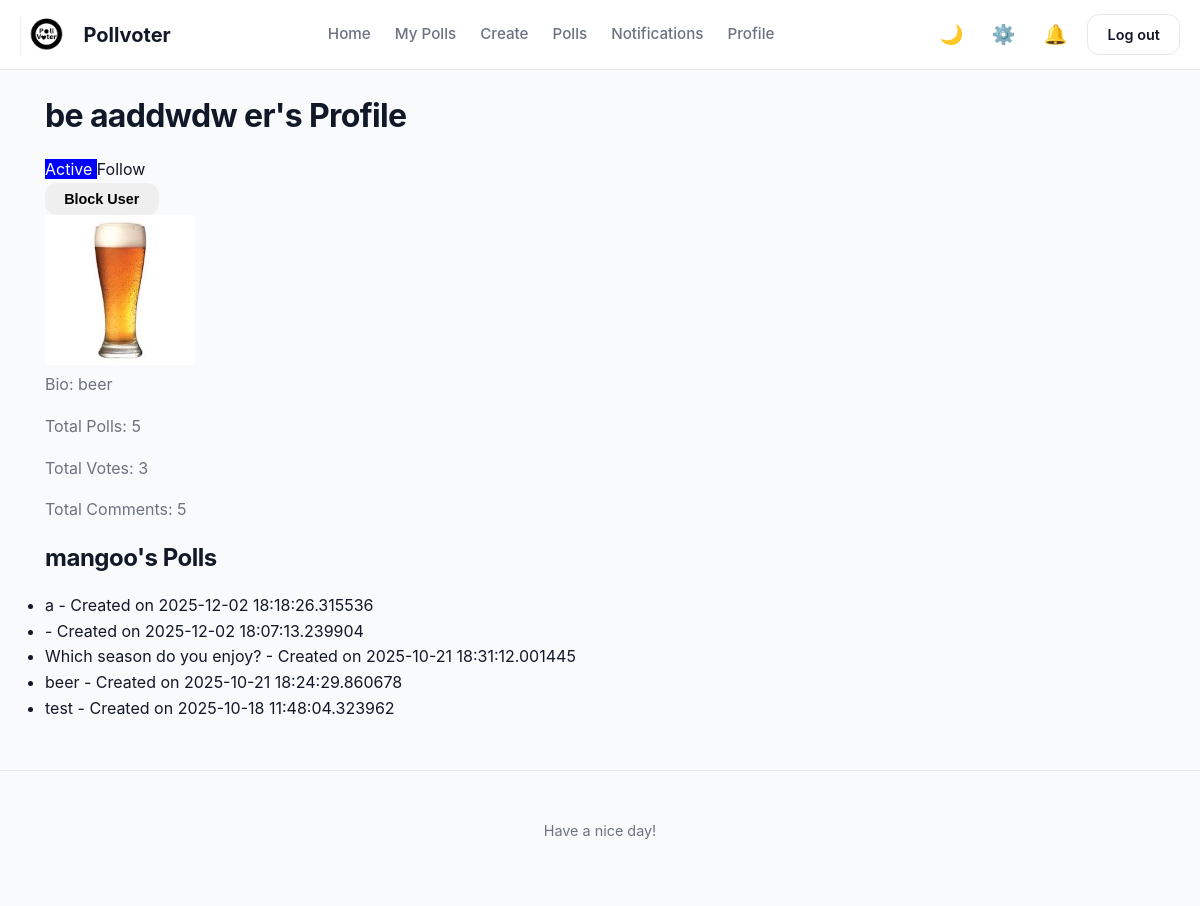
The page /user/mangoo (signed in) on the database its author committed.
### app/models.py (models this page shows, shortened)
class User(UserMixin, db.Model):
    __tablename__ = "user"
    id = Column(Integer, primary_key=True)
    username = Column(String(20), unique=True, nullable = False)
    created_at = Column(DateTime, default=datetime.now)
    full_name = Column(String(20))
    bio = Column(String(100))
    pfp = Column(Text)
    password_hash = Column(Text)
    is_admin = Column(Boolean, default = False)
    polls = relationship("Poll", back_populates="author")
    votes = relationship("Vote", back_populates="user")
    comments = relationship("Comment", back_populates="author")
    def getpfp(self):
        if self.pfp:
            return f"/static/uploads/pfp/{self.pfp}"
        else:
            return f"/static/uploads/pfp/default.jpg"
    blocked = relationship(
        "User", secondary=blocklist,
        primaryjoin=(blocklist.c.blocker_id == id),
        secondaryjoin=(blocklist.c.blocked_id == id),
        backref=db.backref("blocked_by", lazy="dynamic"),
        lazy="dynamic"
    )
    followed = relationship(
        "User", secondary=followers,
        primaryjoin=(followers.c.follower_id == id),
        secondaryjoin=(followers.c.followed_id == id),
        backref=db.backref("followers", lazy="dynamic"),
        lazy="dynamic"
    )
    def is_following(self, user):
        return self.followed.filter(followers.c.followed_id == user.id).count() > 0
    def is_blocking(self, user):
        return self.blocked.filter(blocklist.c.blocked_id == user.id).count() > 0
    def get_rank(self):
        poll_count = Poll.query.filter_by(user_id=self.id).count()
        vote_count = Vote.query.filter_by(user_id=self.id).count()
        comment_count = Comment.query.filter_by(user_id=self.id).count()
        total_score = poll_count + vote_count + comment_count
        if total_score < 5:
            return "Newbie"
        elif total_score < 20:
            return "Active"
        elif total_score < 50:
            return "Expert"
        else:
            return "Divine"
    def get_rank_color(self):
        rank = self.get_rank()
        if rank == "Newbie": return "gray"
        if rank == "Active": return "blue"
        if rank == "Expert": return "purple"
        if rank == "Divine": return "gold"
        return "black"

class Poll(db.Model):
    __tablename__ = "poll"
    id = Column(Integer, primary_key=True)
    title = Column(Text, nullable=False)
    description = Column(String(120))
    created_at = Column(DateTime, default=datetime.now)
    user_id = Column(Integer, ForeignKey("user.id"), nullable=False)
    author = relationship("User", back_populates="polls")
    comments = relationship("Comment", back_populates="poll", cascade="all, delete-orphan")
    options = relationship("PollOption", back_populates="poll", cascade="all, delete-orphan")
    votes = relationship("Vote", back_populates="poll", cascade="all, delete-orphan")

### app/routes.py (the view)
@main.route('/user/<username>')
def user_profile(username):
    user = User.query.filter_by(username=username).first_or_404()
    user_polls = Poll.query.filter_by(user_id=user.id).order_by(
        Poll.created_at.desc()
    ).all()
    polls_count = len(user_polls)
    total_votes = Vote.query.join(Poll).filter(Poll.user_id == user.id).count()
    total_comments = Comment.query.filter_by(user_id=user.id).count()
    return render_template(
        'user_profile.html',
        user=user,
        user_polls=user_polls,
        polls_count=polls_count,
        total_votes=total_votes,
        total_comments=total_comments
    )

### app/__init__.py (called while the page is built)
def create_app():
    app = Flask(__name__)
    app.config['SECRET_KEY'] = 'your_secret_key'
    app.config['SQLALCHEMY_DATABASE_URI'] = 'sqlite:///pollvoter.db'
    app.config['SQLALCHEMY_TRACK_MODIFICATIONS'] = False
    app.config["UPLOAD_FOLDER"] = "static/uploads"
    app.config["PFP_FOLDER"] =  "app/static/uploads/pfp"
    db.init_app(app)
    login_manager.init_app(app)
    migrate.init_app(app, db)
    app.register_blueprint(auth)
    app.register_blueprint(main)
    app.register_blueprint(polls)
    app.register_blueprint(admin)
    @login_manager.user_loader
    def load_user(userid):
        return User.query.get(int(userid))
    return app

### app/routes.py (called while the page is built)
@main.context_processor
def notifications_count():
    if current_user.is_authenticated:
        unreadcount = Notification.query.filter_by(recipient_id = current_user.id, is_read = False).count()
        return dict(unreadcount = unreadcount)
    return dict(unreadcount = 0)

@main.app_context_processor
def dropdown_notifications():
    if current_user.is_authenticated:
        unread_count = Notification.query.filter_by(recipient_id = current_user.id, is_read = False).count()
        latest_notifs = Notification.query.filter_by(recipient_id = current_user.id).order_by(Notification.created_at.desc()).limit(5).all()
        return dict(unread_count = unread_count, latest_notifs = latest_notifs)
    return dict(unread_count = 0, latest_notifs = [])

### app/templates/user_profile.html (shortened to what this page needs)
{% extends "base.html" %}
{% block content %}
<h1>{{ user.full_name }}'s Profile</h1>
<span style="background-color: {{user.get_rank_color()}}; color: white;">
    {{user.get_rank()}}
</span>
{%if current_user.is_authenticated and user != current_user%}
    {%if current_user.is_following(user)%}
    <a href="{{url_for('main.unfollow', username = user.username)}}">Unfollow</a>
    {%else%}
    <a href="{{url_for('main.follow', username = user.username)}}">Follow</a>
    {%endif%}
{%endif%}
{% if user != current_user %}
    <div class="user-actions mt-3">
        {% if current_user.is_blocking(user) %}
            <form action="{{ url_for('main.unblock', username=user.username) }}" method="POST">
                <button type="submit" class="btn btn-secondary">Unblock User</button>
            </form>
        {% else %}
            <form action="{{ url_for('main.block', username=user.username) }}" method="POST">
                <button type="submit" class="btn btn-danger">Block User</button>
            </form>
        {% endif %}
    </div>
{% endif %}
<img src="{{ user.getpfp() }}" alt="{{ user.username }}'s Profile Picture" width="150" height="150">
<p>Bio: {{ user.bio }}</p>
<p>Total Polls: {{ polls_count }}</p>
<p>Total Votes: {{ total_votes }}</p>
<p>Total Comments: {{ total_comments }}</p>
<h2>{{ user.username }}'s Polls</h2>
<ul>
    {% for poll in user_polls %}
        <li>{{ poll.title }} - Created on {{ poll.created_at }}</li>
    {% endfor %}
</ul>
{% endblock %}

### app/static/styles.css (style rules this page uses)
:root { --bg-body: #F9FAFB; --bg-card: #FFFFFF; --bg-nav: rgba(255, 255, 255, 0.9); --text-main: #111827; --text-muted: #6B7280; --primary: #2563EB; --primary-hover: #1D4ED8; --border-subtle: #E5E7EB; --shadow-sm: 0 1px 2px 0 rgba(0, 0, 0, 0.05); --shadow-md: 0 4px 6px -1px rgba(0, 0, 0, 0.1), 0 2px 4px -1px rgba(0, 0, 0, 0.06); --shadow-lg: 0 10px 15px -3px rgba(0, 0, 0, 0.1); --radius-md: 12px; --radius-full: 9999px; }
* { box-sizing: border-box; margin: 0; padding: 0; }
body { background-color: var(--bg-body); color: var(--text-main); font-family: 'Inter', system-ui, -apple-system, sans-serif; line-height: 1.6; transition: background-color 0.3s ease, color 0.3s ease; -webkit-font-smoothing: antialiased; }
a { text-decoration: none; color: inherit; transition: color 0.2s; }
.btn { display: inline-block; padding: 0.5rem 1.2rem; border-radius: var(--radius-md); font-weight: 600; font-size: 0.9rem; cursor: pointer; border: none; transition: transform 0.1s ease, box-shadow 0.2s ease; }
h1, h2, h3 { color: var(--text-main); margin-bottom: 1rem; font-weight: 700; letter-spacing: -0.02em; }
p { color: var(--text-muted); margin-bottom: 1rem; }

### rows shown on the page
User: full_name "be aaddwdw er", getpfp (picture), bio "beer", username "mangoo"
Poll: title "a", created_at "2025-12-02 18:18:26.315536"
Poll: created_at "2025-12-02 18:07:13.239904"
Poll: title "Which season do you enjoy?", created_at "2025-10-21 18:31:12.001445"
Poll: title "beer", created_at "2025-10-21 18:24:29.860678"
Poll: title "test", created_at "2025-10-18 11:48:04.323962"

### other values the page prints
{{ user.get_rank() }} "Active"
{{ polls_count }} "5"
{{ total_votes }} "3"
{{ total_comments }} "5"
